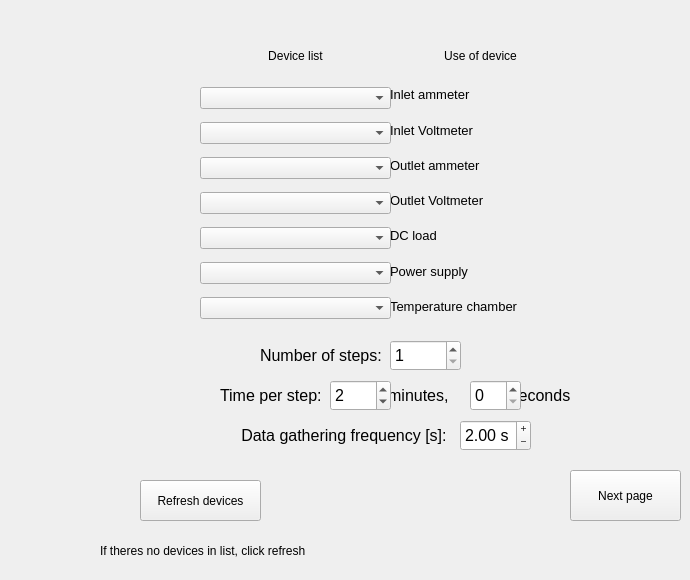
    <widget class="QWidget" name="device_select">
     <attribute name="title">
      <string>Device select</string>
     </attribute>
     <widget class="QWidget" name="dev_usage" native="true">
      <property name="geometry">
       <rect>
        <x>390</x>
        <y>80</y>
        <width>181</width>
        <height>241</height>
       </rect>
      </property>
      <layout class="QVBoxLayout" name="verticalLayout">
       <item>
        <widget class="QLabel" name="label">
         <property name="font">
          <font>
           <pointsize>10</pointsize>
          </font>
         </property>
         <property name="text">
          <string>Inlet ammeter</string>
         </property>
        </widget>
       </item>
       <item>
        <widget class="QLabel" name="label_2">
         <property name="font">
          <font>
           <pointsize>10</pointsize>
          </font>
         </property>
         <property name="text">
          <string>Inlet Voltmeter</string>
         </property>
        </widget>
       </item>
       <item>
        <widget class="QLabel" name="label_4">
         <property name="font">
          <font>
           <pointsize>10</pointsize>
          </font>
         </property>
         <property name="text">
          <string>Outlet ammeter</string>
         </property>
        </widget>
       </item>
       <item>
        <widget class="QLabel" name="label_3">
         <property name="font">
          <font>
           <pointsize>10</pointsize>
          </font>
         </property>
         <property name="text">
          <string>Outlet Voltmeter</string>
         </property>
        </widget>
       </item>
       <item>
        <widget class="QLabel" name="label_5">
         <property name="font">
          <font>
           <pointsize>10</pointsize>
          </font>
         </property>
         <property name="text">
          <string>DC load</string>
         </property>
        </widget>
       </item>
       <item>
        <widget class="QLabel" name="label_6">
         <property name="font">
          <font>
           <pointsize>10</pointsize>
          </font>
         </property>
         <property name="text">
          <string>Power supply</string>
         </property>
        </widget>
       </item>
       <item>
        <widget class="QLabel" name="label_7">
         <property name="font">
          <font>
           <pointsize>10</pointsize>
          </font>
         </property>
         <property name="text">
          <string>Temperature chamber</string>
         </property>
        </widget>
       </item>
      </layout>
     </widget>
     <widget class="QWidget" name="devices" native="true">
      <property name="geometry">
       <rect>
        <x>200</x>
        <y>80</y>
        <width>191</width>
        <height>251</height>
       </rect>
      </property>
      <layout class="QVBoxLayout" name="verticalLayout_2">
       <item>
        <widget class="QComboBox" name="device1">
         <item>
          <property name="text">
           <string/>
          </property>
         </item>
        </widget>
       </item>
       <item>
        <widget class="QComboBox" name="device2"/>
       </item>
       <item>
        <widget class="QComboBox" name="device3"/>
       </item>
       <item>
        <widget class="QComboBox" name="device4"/>
       </item>
       <item>
        <widget class="QComboBox" name="device5"/>
       </item>
       <item>
        <widget class="QComboBox" name="device6"/>
       </item>
       <item>
        <widget class="QComboBox" name="device7"/>
       </item>
      </layout>
     </widget>
     <widget class="QPushButton" name="refresh_dev_btn">
      <property name="geometry">
       <rect>
        <x>140</x>
        <y>480</y>
        <width>121</width>
        <height>41</height>
       </rect>
      </property>
      <property name="text">
       <string>Refresh devices</string>
      </property>
     </widget>
     <widget class="QPushButton" name="config_dev">
      <property name="geometry">
       <rect>
        <x>570</x>
        <y>470</y>
        <width>111</width>
        <height>51</height>
       </rect>
      </property>
      <property name="text">
       <string>Next page</string>
      </property>
     </widget>
     <widget class="QLabel" name="dev_list_lbl">
      <property name="geometry">
       <rect>
        <x>210</x>
        <y>40</y>
        <width>171</width>
        <height>31</height>
       </rect>
      </property>
      <property name="text">
       <string>Device list</string>
      </property>
      <property name="alignment">
       <set>Qt::AlignCenter</set>
      </property>
     </widget>
     <widget class="QLabel" name="dev_usage_btn">
      <property name="geometry">
       <rect>
        <x>390</x>
        <y>40</y>
        <width>181</width>
        <height>31</height>
       </rect>
      </property>
      <property name="text">
       <string>Use of device</string>
      </property>
      <property name="alignment">
       <set>Qt::AlignCenter</set>
      </property>
     </widget>
     <widget class="QLabel" name="refresh_dev_lbl">
      <property name="geometry">
       <rect>
        <x>100</x>
        <y>530</y>
        <width>231</width>
        <height>41</height>
       </rect>
      </property>
      <property name="text">
       <string>If theres no devices in list, click refresh</string>
      </property>
     </widget>
     <widget class="QLabel" name="steps_lbl">
      <property name="geometry">
       <rect>
        <x>260</x>
        <y>340</y>
        <width>131</width>
        <height>31</height>
       </rect>
      </property>
      <property name="font">
       <font>
        <pointsize>12</pointsize>
       </font>
      </property>
      <property name="text">
       <string>Number of steps:</string>
      </property>
     </widget>
     <widget class="QSpinBox" name="steps_spb">
      <property name="geometry">
       <rect>
        <x>390</x>
        <y>340</y>
        <width>71</width>
        <height>31</height>
       </rect>
      </property>
      <property name="font">
       <font>
        <pointsize>12</pointsize>
       </font>
      </property>
      <property name="minimum">
       <number>1</number>
      </property>
      <property name="maximum">
       <number>15</number>
      </property>
     </widget>
     <widget class="QLabel" name="timePS_lbl">
      <property name="geometry">
       <rect>
        <x>220</x>
        <y>380</y>
        <width>371</width>
        <height>31</height>
       </rect>
      </property>
      <property name="font">
       <font>
        <pointsize>12</pointsize>
       </font>
      </property>
      <property name="text">
       <string>Time per step:               minutes,              seconds</string>
      </property>
     </widget>
     <widget class="QSpinBox" name="timePS_min_spb">
      <property name="geometry">
       <rect>
        <x>330</x>
        <y>380</y>
        <width>61</width>
        <height>31</height>
       </rect>
      </property>
      <property name="font">
       <font>
        <pointsize>12</pointsize>
       </font>
      </property>
      <property name="minimum">
       <number>0</number>
      </property>
      <property name="maximum">
       <number>9999</number>
      </property>
      <property name="stepType">
       <enum>QAbstractSpinBox::DefaultStepType</enum>
      </property>
      <property name="value">
       <number>2</number>
      </property>
      <property name="displayIntegerBase">
       <number>10</number>
      </property>
     </widget>
     <widget class="QSpinBox" name="timePS_sec_spb">
      <property name="geometry">
       <rect>
        <x>470</x>
        <y>380</y>
        <width>51</width>
        <height>31</height>
       </rect>
      </property>
      <property name="font">
       <font>
        <pointsize>12</pointsize>
       </font>
      </property>
      <property name="minimum">
       <number>0</number>
      </property>
      <property name="maximum">
       <number>59</number>
      </property>
      <property name="value">
       <number>0</number>
      </property>
     </widget>
     <widget class="QDoubleSpinBox" name="freq_spb">
      <property name="geometry">
       <rect>
        <x>460</x>
        <y>420</y>
        <width>71</width>
        <height>31</height>
       </rect>
      </property>
      <property name="font">
       <font>
        <pointsize>12</pointsize>
       </font>
      </property>
      <property name="wrapping">
       <bool>false</bool>
      </property>
      <property name="frame">
       <bool>true</bool>
      </property>
      <property name="buttonSymbols">
       <enum>QAbstractSpinBox::PlusMinus</enum>
      </property>
      <property name="suffix">
       <string> s</string>
      </property>
      <property name="minimum">
       <double>0.010000000000000</double>
      </property>
      <property name="maximum">
       <double>99.000000000000000</double>
      </property>
      <property name="singleStep">
       <double>0.500000000000000</double>
      </property>
      <property name="value">
       <double>2.000000000000000</double>
      </property>
     </widget>
     <widget class="QLabel" name="freq_lbl">
      <property name="geometry">
       <rect>
        <x>230</x>
        <y>420</y>
        <width>221</width>
        <height>31</height>
       </rect>
      </property>
      <property name="font">
       <font>
        <pointsize>12</pointsize>
       </font>
      </property>
      <property name="text">
       <string>Data gathering frequency [s]: </string>
      </property>
      <property name="alignment">
       <set>Qt::AlignRight|Qt::AlignTrailing|Qt::AlignVCenter</set>
      </property>
     </widget>
    </widget>
